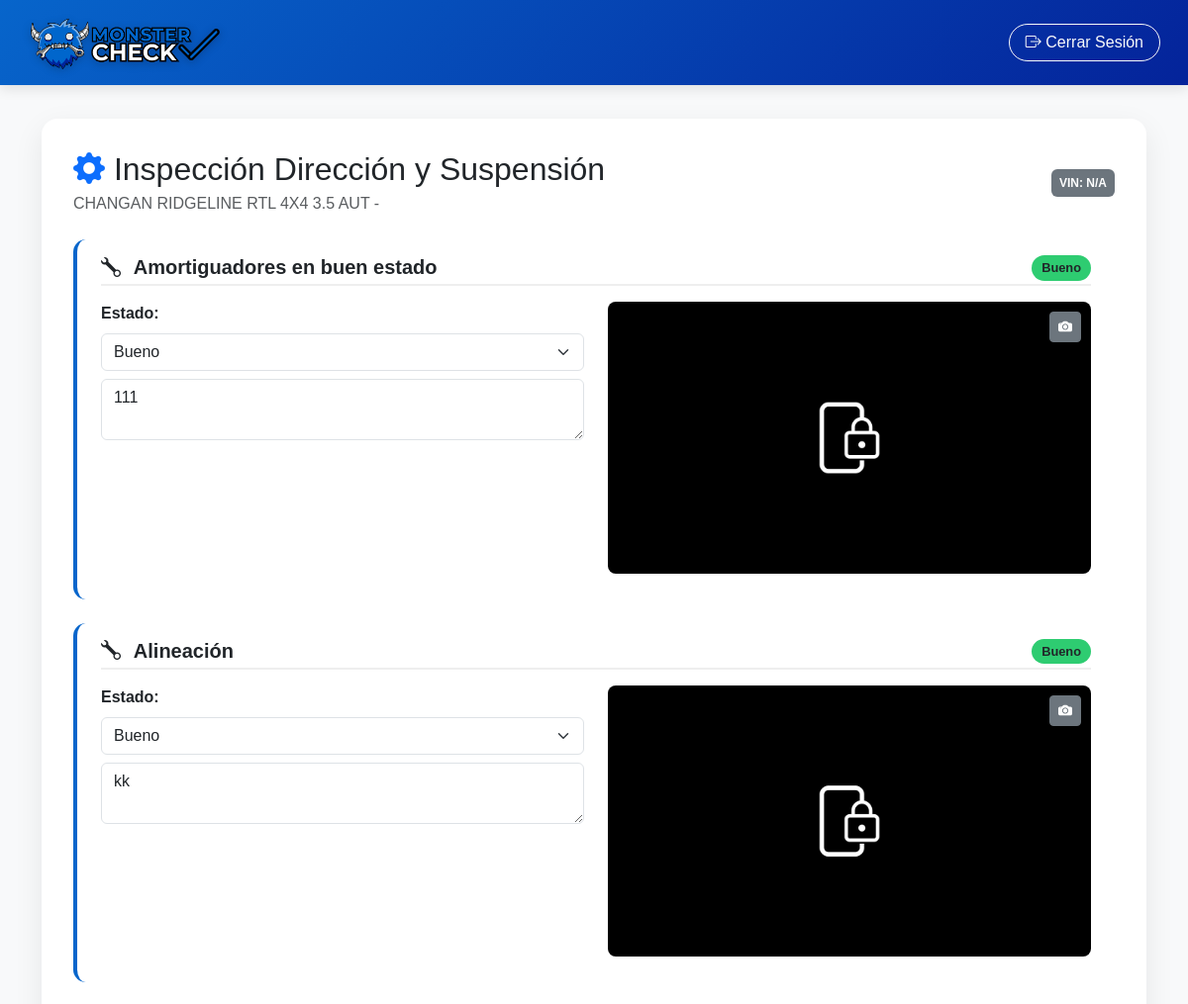
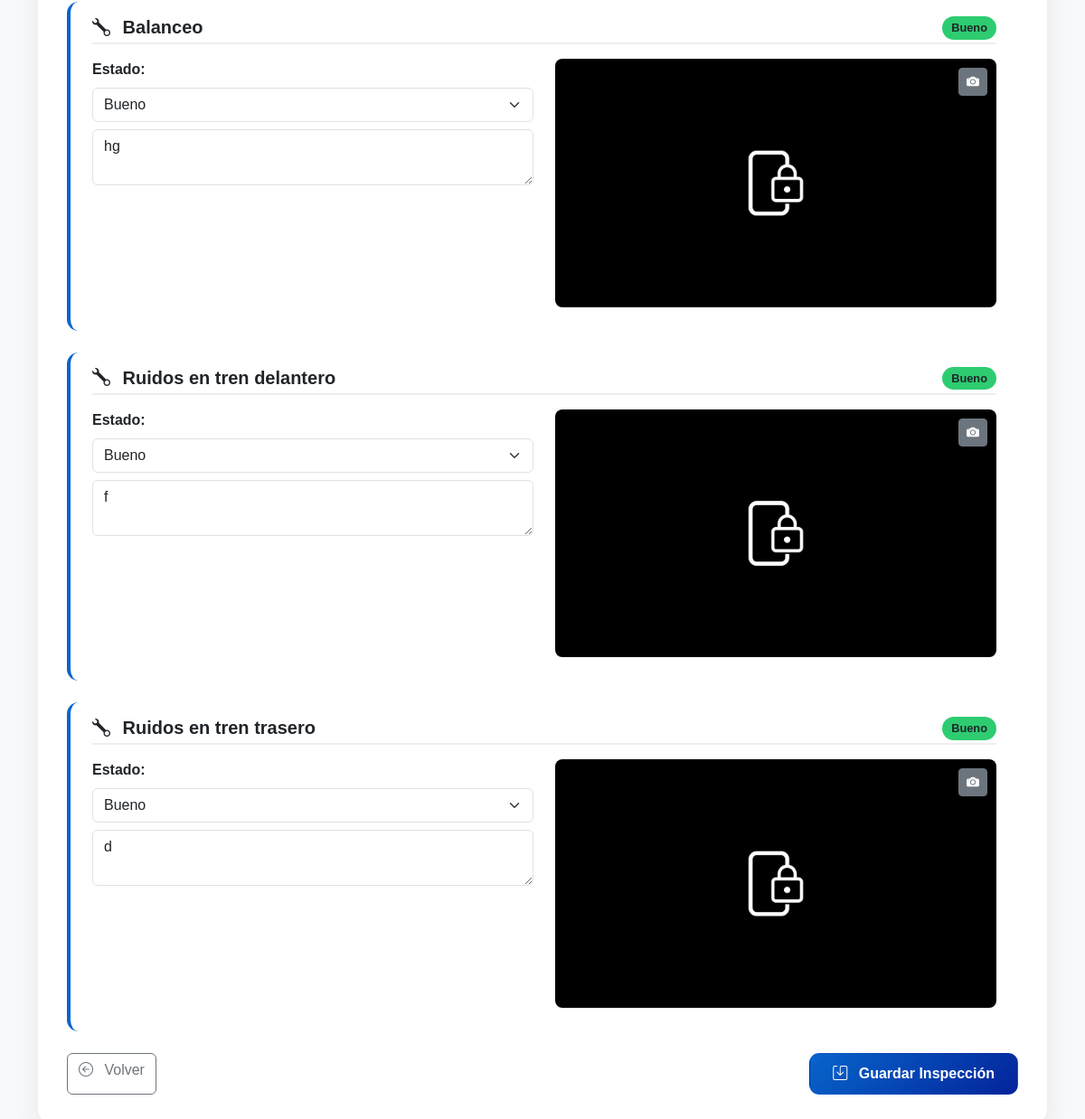
The app's page /vehiculo/7/detalle_direccion_suspension/ (signed in) with its own data (2 pictures, top to bottom).
### vehiculos/models.py (models this page shows, shortened)
class Vehiculo(models.Model):
    patente = models.CharField(max_length=10, unique=False, blank=True, null=True)
    numero_orden = models.PositiveIntegerField(unique=True, editable=False, null=True)
    marca = models.CharField(max_length=100)
    modelo = models.CharField(max_length=100, default='Sin modelo')
    color = models.CharField(max_length=50, default='Sin color')
    tipo_bencina = models.CharField(max_length=50, default='Sin especificar')
    numero_motor = models.CharField(max_length=100, default='Desconocido')
    imagen_base64 = models.TextField(blank=True, null=True)
    usuario = models.ForeignKey(
        settings.AUTH_USER_MODEL,
        on_delete=models.SET_NULL,
        null=True,
        blank=True,
        related_name='vehiculos_registrados'
    )
    fecha_registro = models.DateTimeField(default=timezone.now)

class PuntoDireccionSuspension(models.Model):
    NOMBRES_PUNTOS = [
        ('amortiguadores', 'Amortiguadores en buen estado'),
        ('alineacion', 'Alineación'),
        ('balanceo', 'Balanceo'),
        ('ruidos_tren_delantero', 'Ruidos en tren delantero'),
        ('ruidos_tren_trasero', 'Ruidos en tren trasero'),
    ]
    detalle = models.ForeignKey(DetalleDireccionSuspension, on_delete=models.CASCADE, related_name='puntos')
    nombre = models.CharField(max_length=50, choices=NOMBRES_PUNTOS)
    estado = models.CharField(max_length=10, choices=ESTADOS, default='REVISION')
    observacion = models.TextField(blank=True, null=True)
    imagen_base64 = models.TextField(blank=True, null=True)
    usuario = models.ForeignKey(
        settings.AUTH_USER_MODEL,
        on_delete=models.SET_NULL,
        null=True,
        blank=True,
        related_name='puntos_direccion_suspension_registrados'
    )
    fecha_registro = models.DateTimeField(auto_now_add=True)
    class Meta:
        unique_together = ('detalle', 'nombre')

### vehiculos/views.py (the view, shortened to what this page needs)
# urls.py: path('vehiculo/<int:id>/detalle_direccion_suspension/', views.agregar_detalle_direccion_suspension, name='detalle_direccion_suspension'),
@login_required
def agregar_detalle_direccion_suspension(request, id):
    vehiculo = get_object_or_404(Vehiculo, id=id)
    detalle_direccion_suspension, created = DetalleDireccionSuspension.objects.get_or_create(vehiculo=vehiculo, defaults={'usuario': request.user})
    puntos_direccion_suspension = [
        ('amortiguadores', 'Amortiguadores en buen estado'),
        ('alineacion', 'Alineación'),
        ('balanceo', 'Balanceo'),
        ('ruidos_tren_delantero', 'Ruidos en tren delantero'),
        ('ruidos_tren_trasero', 'Ruidos en tren trasero'),
    ]
    ESTADOS = [
        ('BUENO', 'Bueno'),
        ('REVISION', 'Requiere Revisión'),
        ('RECHAZADO', 'Rechazado'),
    ]
    puntos = {p.nombre: p for p in detalle_direccion_suspension.puntos.all()}
    return render(request, 'vehiculos/detalle_direccion_suspension.html', {
        'vehiculo': vehiculo,
        'puntos_direccion_suspension': puntos_direccion_suspension,
        'puntos': puntos,
        'ESTADOS': ESTADOS,
    })

### vehiculos/templatetags/my_filters.py (called while the page is built)
@register.filter
def dict_get(d, key):
    if isinstance(d, dict):
        return d.get(key)
    return None

### vehiculos/templates/vehiculos/detalle_direccion_suspension.html (shortened to what this page needs)
{% load static %}
{% load my_filters %}
<!DOCTYPE html>
<html lang="es">
<head>
<link href="https://cdn.jsdelivr.net/npm/bootstrap@5.3.0/dist/css/bootstrap.min.css" rel="stylesheet" />
<link href="https://cdn.jsdelivr.net/npm/bootstrap-icons@1.10.5/font/bootstrap-icons.css" rel="stylesheet" />
</head>
<body>
<nav class="navbar navbar-expand-lg fixed-top px-3">
<div class="container-fluid">
    <a class="navbar-brand" href="{% url 'index' %}">
        <img src="{% static 'img/logo2.png' %}" alt="Moster Check">
    </a>
    <div class="collapse navbar-collapse" id="navbarNav">
        <form method="post" action="{% url 'logout' %}" class="d-flex">
            <button class="btn btn-outline-light rounded-pill px-3" type="submit">
                <i class="bi bi-box-arrow-right"></i> Cerrar Sesión
            </button>
        </form>
    </div>
</div>
</nav>
<div class="container mt-5">
<div class="main-card">
    <div class="d-flex justify-content-between align-items-center mb-4">
        <div>
            <h2 class="mb-1"><i class="bi bi-gear-fill text-primary"></i> Inspección Dirección y Suspensión</h2>
            <p class="text-muted mb-0">{{ vehiculo.marca }} {{ vehiculo.modelo }} - {{ vehiculo.ano }}</p>
        </div>
        <div>
            <span class="badge bg-secondary p-2">VIN: {{ vehiculo.vin|default:"N/A" }}</span>
        </div>
    </div>
    <form method="post" enctype="multipart/form-data">
    {% for clave, label in puntos_direccion_suspension %}
        <div class="section-card">
            <h5 class="section-title">
                <i class="bi bi-wrench me-2"></i> {{ label }}
                {% with punto=puntos|dict_get:clave %}
                    {% if punto %}
                        <span class="status-badge
                            {% if punto.estado == 'BUENO' %}badge-good
                            {% elif punto.estado == 'REVISION' %}badge-regular
                            {% elif punto.estado == 'RECHAZADO' %}badge-bad
                            {% else %}badge-na{% endif %} float-end">
                            {{ punto.get_estado_display }}
                        </span>
                    {% endif %}
                {% endwith %}
            </h5>
            <div class="row">
                <div class="col-md-6 mb-3">
                    <label for="estado_{{ clave }}" class="form-label fw-bold">Estado:</label>
                    <select class="form-select" name="estado_{{ clave }}" id="estado_{{ clave }}" required>
                        <option value="BUENO" {% with punto=puntos|dict_get:clave %}{% if punto and punto.estado == 'BUENO' %}selected{% endif %}{% endwith %}>Bueno</option>
                    </select>
                    <textarea class="form-control mt-2" name="observaciones_{{ clave }}" id="observaciones_{{ clave }}" rows="2">{% with punto=puntos|dict_get:clave %}{{ punto.observacion|default:"" }}{% endwith %}</textarea>
                </div>
                <div class="col-md-6">
                    <div class="camera-container">
                        <button type="button" class="btn btn-sm btn-secondary image-toggle-btn" onclick="toggleCamera('{{ clave }}')">
                            <i class="bi bi-camera-fill"></i>
                        </button>
                        <img id="preview_{{ clave }}" class="captured-image"
                        {% with punto=puntos|dict_get:clave %}
                            {% if punto and punto.imagen_base64 %}
 style="display:block;"
                            {% else %}
                                style="display:none;"
                            {% endif %}
                        {% endwith %}>
                    </div>
                </div>
            </div>
        </div>
    {% endfor %}
    <div class="d-flex justify-content-between mt-4">
        <a href="{% url 'listar_vehiculos' %}" class="btn btn-outline-secondary"><i class="bi bi-arrow-left-circle me-2"></i> Volver</a>
        <button type="submit" class="btn btn-save"><i class="bi bi-save me-2"></i> Guardar Inspección</button>
    </div>
    </form>
</div>
</div>
</body>
</html>

### vehiculos/templates/vehiculos/detalle_direccion_suspension.html (style rules this page uses)
:root { --primary-color: #0765CB; --primary-dark: #04239A; --secondary-color: #FFC107; --accent-color: #E74C3C; --light-gray: #F8F9FA; --dark-gray: #212529; --card-shadow: 0 10px 30px rgba(0,0,0,0.08); }
body { background-color: var(--light-gray); padding-top: 4.5rem; font-family: 'Montserrat', sans-serif; }
.navbar { background: linear-gradient(135deg, var(--primary-color), var(--primary-dark)) !important; box-shadow: 0 4px 12px rgba(0,0,0,0.1); padding: 0.5rem 1rem; }
.navbar-brand { display:flex; align-items:center; transition:transform 0.3s ease; }
.navbar-brand img { height:60px; width:auto; filter: drop-shadow(0 2px 4px rgba(0,0,0,0.2)); }
.main-card { border:none; border-radius:1rem; box-shadow:var(--card-shadow); background:white; overflow:hidden; transition: transform 0.4s ease, box-shadow 0.4s ease; margin-top:2rem; padding:2rem; }
.section-card { border-left:4px solid var(--primary-color); margin-bottom:1.5rem; padding:1rem 1.5rem; border-radius:0.8rem; transition: transform 0.3s ease, box-shadow 0.3s ease; background:white; }
.section-title { font-weight:600; color: var(--dark-gray); margin-bottom:1rem; border-bottom:2px solid #eee; padding-bottom:5px; }
.status-badge { font-size:0.8rem; padding:5px 10px; border-radius:20px; }
.badge-good { background-color:#2ecc71; }
.camera-preview, .captured-image { border-radius:8px; max-width:100%; margin-bottom:10px; display:block; }
.camera-container { position:relative; margin-bottom:10px; }
.btn-save { background: linear-gradient(135deg, var(--primary-color), var(--primary-dark)); color:white; padding:10px 25px; font-weight:600; border-radius:0.7rem; transition:all 0.3s; }
.image-toggle-btn { position:absolute; top:10px; right:10px; z-index:10; }

### records on screen
Vehiculo: marca "CHANGAN", modelo "RIDGELINE RTL 4X4 3.5 AUT"
PuntoDireccionSuspension: estado "Bueno", estado "Bueno", observacion "111"
PuntoDireccionSuspension: estado "Bueno", estado "Bueno", observacion "kk"
PuntoDireccionSuspension: estado "Bueno", estado "Bueno", observacion "hg"
PuntoDireccionSuspension: estado "Bueno", estado "Bueno", observacion "f"
PuntoDireccionSuspension: estado "Bueno", estado "Bueno", observacion "d"

### other values on screen
{{ vehiculo.vin|default:"N/A" }} "N/A"
{{ label }} "Amortiguadores en buen estado" "Alineación" "Balanceo" "Ruidos en tren delantero" "Ruidos en tren trasero"
